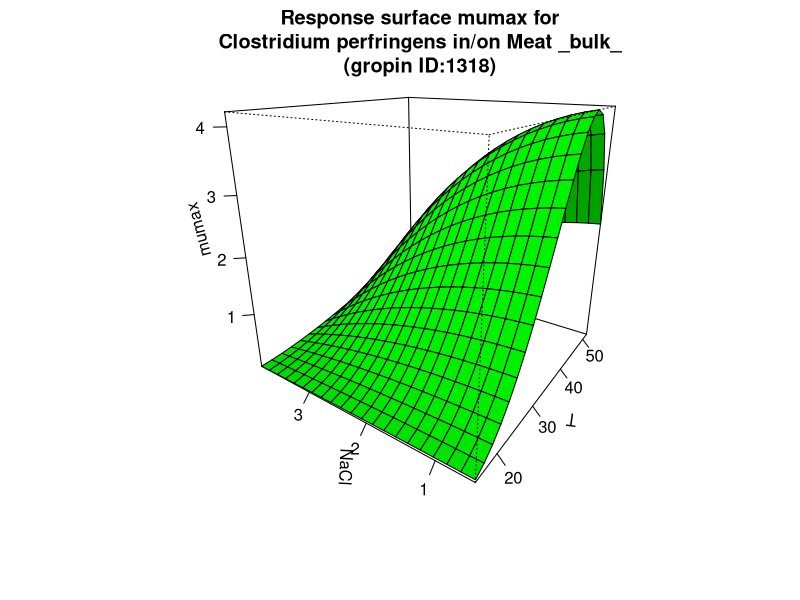

Reproduce this figure in R.
#############################
# start of Parameter script
#############################
T <- seq(15.015,51.948051948052,length.out=21)
NaCl <- seq(0.5005,3.996003996004,length.out=21)
#############################
# end of Parameter script
#############################
############################# 
# start of Model script Gropin ID 1318 
#############################
 
# constant coefficients for this model
 
variables <- data.frame(T,NaCl)
argumentsPar <- expand.grid(variables)
 
# heart of the model
response_surface <- function(T,NaCl) {
   mumax <-7.45*((T-12.20)^2)*(1-exp(0.095*(T-54.47)))*( (1-NaCl*(5.2471+0.12206*NaCl)/1000)-0.9755)*(2-(1-NaCl*(5.2471+0.12206*NaCl)/1000)-0.9755)*(6.25-4.76)

return(mumax=mumax)
} 

# output parameters
responseSurface <- cbind(argumentsPar,response_surface(argumentsPar['T'],argumentsPar['NaCl']))
colnames(responseSurface) <- c(colnames(argumentsPar),'mumax')
#############################
# End of Model script
#############################
############################# 
# start of Visualisation script Gropin ID 1318 
#############################
persp(T,NaCl,matrix(unlist(responseSurface$'mumax'),nrow=21),col = 'green',xlab='T',ylab='NaCl',zlab='mumax',main='Response surface mumax for
Clostridium perfringens in/on Meat _bulk_
(gropin ID:1318)',theta=305,phi=20,shade=0.25,ticktype = 'detailed')
#############################
# End of Visualisation script
#############################
